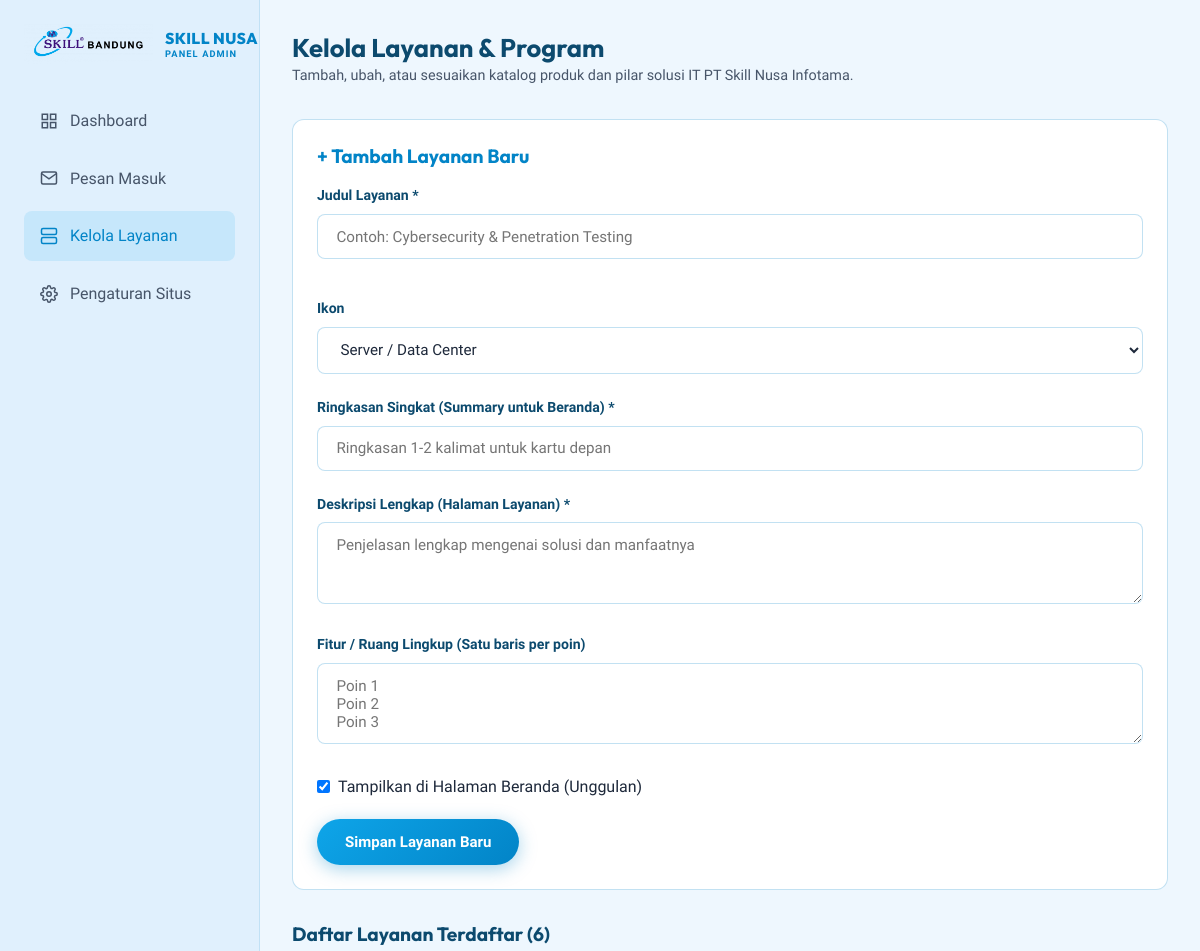
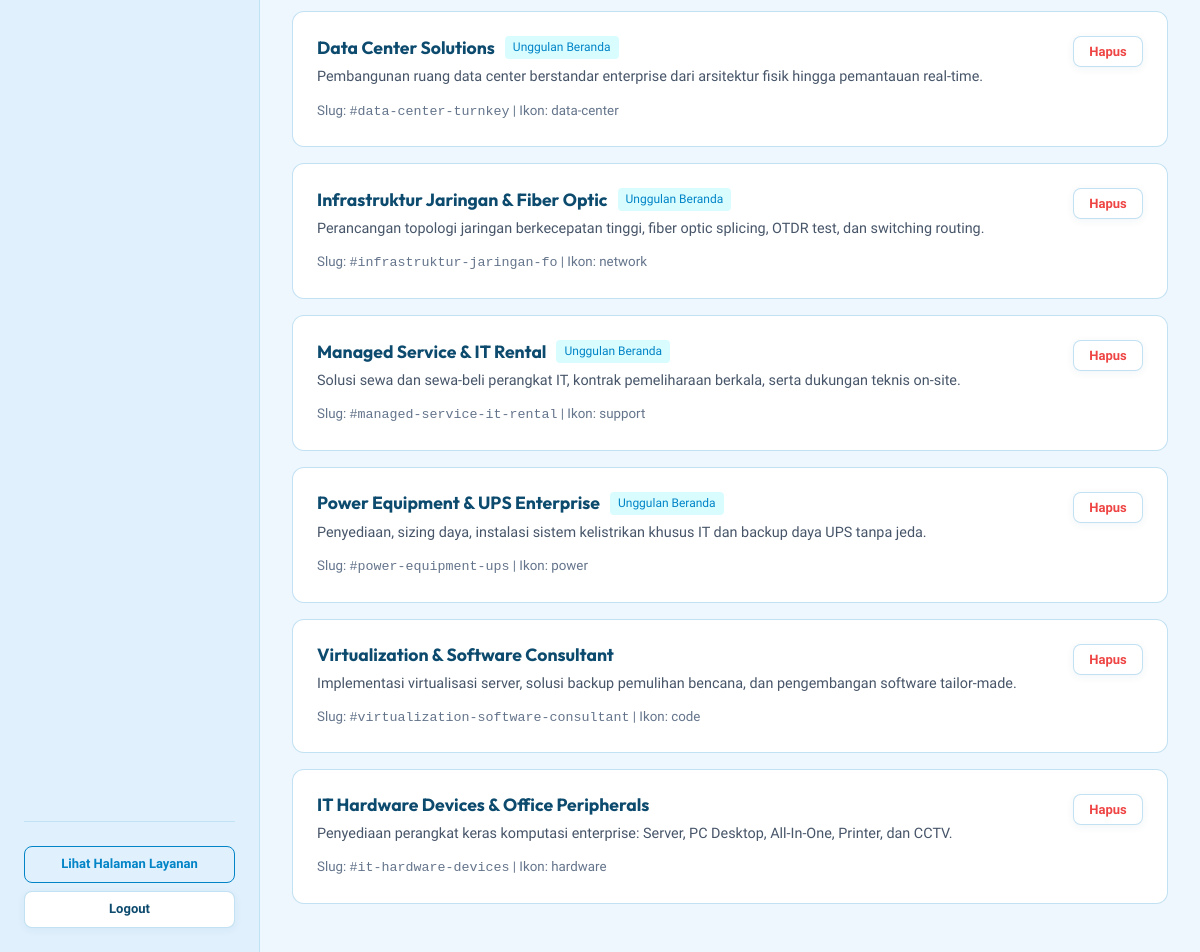
The app's page /admin/services.php (signed in) with its own data (2 pictures, top to bottom).
### tables this page shows
CREATE TABLE `services` (
  `id` INT AUTO_INCREMENT PRIMARY KEY,
  `title` VARCHAR(200) NOT NULL,
  `slug` VARCHAR(200) NOT NULL UNIQUE,
  `summary` VARCHAR(300) NOT NULL,
  `description` TEXT NOT NULL,
  `features` TEXT NULL,
  `icon` VARCHAR(100) NOT NULL DEFAULT 'server',
  `is_featured` TINYINT(1) NOT NULL DEFAULT 1,
  `display_order` INT NOT NULL DEFAULT 0,
  `created_at` TIMESTAMP DEFAULT CURRENT_TIMESTAMP
);

### config/database.php (called while the page is built, shortened)
<?php
function getDbConnection(): ?PDO {
    static $pdo = null;
    if ($pdo !== null) {
        return $pdo;
    }
    try {
        $dsn = "mysql:host=" . DB_HOST . ";port=" . DB_PORT . ";dbname=" . DB_NAME . ";charset=" . DB_CHARSET;
        $options = [
            PDO::ATTR_ERRMODE            => PDO::ERRMODE_EXCEPTION,
            PDO::ATTR_DEFAULT_FETCH_MODE => PDO::FETCH_ASSOC,
            PDO::ATTR_EMULATE_PREPARES   => false,
            PDO::ATTR_TIMEOUT            => 2,
        ];
        $pdo = new PDO($dsn, DB_USER, DB_PASS, $options);
        return $pdo;
    } catch (PDOException $e) {
        error_log("Database Connection Notice: " . $e->getMessage());
        return null;
    }
}
function getAllServices(): array {
    $db = getDbConnection();
    if ($db) {
        try {
            $stmt = $db->query("SELECT * FROM services ORDER BY display_order ASC, id ASC");
            $data = $stmt->fetchAll();
            if (!empty($data)) {
                return $data;
            }
        } catch (Exception $e) {}
    }
    $featured = getFeaturedServices(10);
    $extra = [
        [
            'id' => 5,
            'title' => 'Virtualization & Software Consultant',
            'slug' => 'virtualization-software-consultant',
            'summary' => 'Implementasi virtualisasi server, solusi backup pemulihan bencana, dan pengembangan software tailor-made.',
            'description' => 'Membantu transformasi digital perusahaan melalui konsolidasi server dengan platform virtualisasi, perancangan sistem backup otomatis, serta lisensi resmi dan pembuatan software kustom.',
            'features' => "Solusi Virtualisasi Server (VMware & Proxmox)\nSistem Disaster Recovery & Backup Terpadu\nPengembangan Software Tailor-Made Enterprise\nLisensi Resmi OS & Database (Linux, MS, Oracle, MySQL)\nIntegrasi API & Modifikasi Sistem Informasi",
            'icon' => 'code'
        ],
        [
            'id' => 6,
            'title' => 'IT Hardware Devices & Office Peripherals',
            'slug' => 'it-hardware-devices',
            'summary' => 'Penyediaan perangkat keras komputasi enterprise: Server, PC Desktop, All-In-One, Printer, dan CCTV.',
            'description' => 'Penyediaan menyeluruh perangkat keras IT untuk skala perkantoran, korporasi swasta, BUMN, perguruan tinggi, hingga rumah sakit dengan garansi resmi dan dukungan purna jual profesional.',
            'features' => "Enterprise Server & Micro Server\nPC Workstation & All-In-One High Spec\nBusiness Laptop & Ultrabook\nCCTV & Surveillance System Terintegrasi\nProjector & Smart Presentation Board",
            'icon' => 'hardware'
        ]
    ];
    return array_merge($featured, $extra);
}

### admin/services.php (the view, shortened to what this page needs)
<?php
require_once __DIR__ . '/../config/database.php';
$db = getDbConnection();
$services = getAllServices();
?>
<!DOCTYPE html>
<html lang="id">
<head>
  <link rel="stylesheet" href="../css/styles.css">
</head>
<body>
<div class="admin-layout">
  <aside class="admin-sidebar">
    <div class="brand">
      <img src="../assets/logo-original.png" alt="SkillNusa Logo" style="max-height: 40px;">
      <div class="brand-text">
        <span class="brand-title">SKILL NUSA</span>
        <span class="brand-sub">PANEL ADMIN</span>
      </div>
    </div>
    <ul class="admin-nav">
      <li><a href="index.php"><svg width="18" height="18" viewBox="0 0 24 24" fill="none" stroke="currentColor" stroke-width="2"><rect x="3" y="3" width="7" height="7"></rect><rect x="14" y="3" width="7" height="7"></rect><rect x="14" y="14" width="7" height="7"></rect><rect x="3" y="14" width="7" height="7"></rect></svg> Dashboard</a></li>
      <li><a href="messages.php"><svg width="18" height="18" viewBox="0 0 24 24" fill="none" stroke="currentColor" stroke-width="2"><path d="M4 4h16c1.1 0 2 .9 2 2v12c0 1.1-.9 2-2 2H4c-1.1 0-2-.9-2-2V6c0-1.1.9-2 2-2z"></path><polyline points="22,6 12,13 2,6"></polyline></svg> Pesan Masuk</a></li>
      <li><a href="services.php" class="active"><svg width="18" height="18" viewBox="0 0 24 24" fill="none" stroke="currentColor" stroke-width="2"><rect x="2" y="2" width="20" height="8" rx="2" ry="2"></rect><rect x="2" y="14" width="20" height="8" rx="2" ry="2"></rect><line x1="6" y1="6" x2="6.01" y2="6"></line><line x1="6" y1="18" x2="6.01" y2="18"></line></svg> Kelola Layanan</a></li>
      <li><a href="settings.php"> Pengaturan Situs</a></li>
    </ul>
    <div style="margin-top: auto; padding-top: 1.5rem; border-top: 1px solid var(--border-subtle);">
      <a href="../layanan.php" target="_blank" class="btn btn-outline btn-sm btn-block mb-2">Lihat Halaman Layanan</a>
      <a href="logout.php" class="btn btn-secondary btn-sm btn-block">Logout</a>
    </div>
  </aside>
  <main class="admin-main">
    <div style="margin-bottom: 2rem;">
      <h1 style="font-size: 1.6rem;">Kelola Layanan & Program</h1>
      <p style="color: var(--text-muted); font-size: 0.9rem;">Tambah, ubah, atau sesuaikan katalog produk dan pilar solusi IT PT Skill Nusa Infotama.</p>
    </div>
    <div class="form-card">
      <h3 style="font-size: 1.2rem; margin-bottom: 1rem; color: var(--accent-cyan);">+ Tambah Layanan Baru</h3>
      <form method="POST">
        <div class="form-row">
          <div class="form-group form-col">
            <label class="form-label">Judul Layanan *</label>
            <input type="text" name="title" class="form-control" placeholder="Contoh: Cybersecurity & Penetration Testing" required>
          </div>
          <div class="form-group form-col">
            <label class="form-label">Ikon</label>
            <select name="icon" class="form-control">
              <option value="server">Server / Data Center</option>
            </select>
          </div>
        </div>
        <div class="form-group">
          <label class="form-label">Ringkasan Singkat (Summary untuk Beranda) *</label>
          <input type="text" name="summary" class="form-control" placeholder="Ringkasan 1-2 kalimat untuk kartu depan" required>
        </div>
        <div class="form-group">
          <label class="form-label">Deskripsi Lengkap (Halaman Layanan) *</label>
          <textarea name="description" rows="3" class="form-control" placeholder="Penjelasan lengkap mengenai solusi dan manfaatnya" required></textarea>
        </div>
        <div class="form-group">
          <label class="form-label">Fitur / Ruang Lingkup (Satu baris per poin)</label>
          <textarea name="features" rows="3" class="form-control" placeholder="Poin 1&#10;Poin 2&#10;Poin 3"></textarea>
        </div>
        <div style="display: flex; gap: 1.5rem; align-items: center; margin-bottom: 1.25rem;">
          <label style="display: flex; align-items: center; gap: 8px; cursor: pointer;">
            <input type="checkbox" name="is_featured" value="1" checked>
            <span>Tampilkan di Halaman Beranda (Unggulan)</span>
          </label>
        </div>
        <button type="submit" class="btn btn-primary">Simpan Layanan Baru</button>
      </form>
    </div>
    <h3 style="font-size: 1.2rem; margin-bottom: 1rem;">Daftar Layanan Terdaftar (<?= count($services) ?>)</h3>
    <div class="services-list-admin">
      <?php foreach ($services as $srv): ?>
        <div class="service-admin-item">
          <div>
            <div style="display: flex; align-items: center; gap: 10px; margin-bottom: 6px;">
              <h4 style="font-size: 1.1rem; color: var(--text-heading);"><?= htmlspecialchars($srv['title']) ?></h4>
              <?php if (!empty($srv['is_featured'])): ?>
                <span style="font-size: 0.75rem; background: rgba(0,240,255,0.15); color: var(--accent-cyan); padding: 2px 8px; border-radius: 4px;">Unggulan Beranda</span>
              <?php endif; ?>
            </div>
            <p style="color: var(--text-muted); font-size: 0.9rem; margin-bottom: 8px;"><?= htmlspecialchars($srv['summary']) ?></p>
            <small style="color: var(--text-dim);">Slug: <code>#<?= htmlspecialchars($srv['slug']) ?></code> | Ikon: <?= htmlspecialchars($srv['icon']) ?></small>
          </div>
          <?php if ($db): ?>
            <div>
              <form method="POST" onsubmit="return confirm('Hapus layanan ini?');">
                <button type="submit" class="btn btn-secondary btn-sm" style="color: #ef4444;">Hapus</button>
              </form>
            </div>
          <?php endif; ?>
        </div>
      <?php endforeach; ?>
    </div>
  </main>
</div>
</body>
</html>

### admin/services.php (style rules this page uses)
.admin-layout { display: flex; min-height: 100vh; background: var(--bg-primary); }
.admin-sidebar { width: 260px; background: var(--bg-secondary); border-right: 1px solid var(--border-subtle); padding: 1.5rem; display: flex; flex-direction: column; }
.admin-main { flex: 1; padding: 2rem; overflow-y: auto; }
.admin-nav { list-style: none; padding: 0; margin: 2rem 0; display: flex; flex-direction: column; gap: 0.5rem; }
.admin-nav a { display: flex; align-items: center; gap: 0.75rem; padding: 0.75rem 1rem; border-radius: 8px; color: var(--text-muted); font-weight: 500; }
.admin-nav a:hover, .admin-nav a.active { background: var(--accent-cyan-dim); color: var(--accent-cyan); }
.service-admin-item { background: var(--bg-card); border: 1px solid var(--border-light); border-radius: 12px; padding: 1.5rem; margin-bottom: 1rem; display: flex; justify-content: space-between; align-items: flex-start; }
.form-card { background: var(--bg-card); border: 1px solid var(--border-light); border-radius: 12px; padding: 1.5rem; margin-bottom: 2rem; }

### records on screen
services: title "Data Center Solutions", is_featured "Unggulan Beranda", summary "Pembangunan ruang data center berstandar enterprise dari arsitektur fisik hingga pemantauan real-time.", slug "data-center-turnkey", icon "data-center"
services: title "Infrastruktur Jaringan & Fiber Optic", is_featured "Unggulan Beranda", summary "Perancangan topologi jaringan berkecepatan tinggi, fiber optic splicing, OTDR test, dan switching routing.", slug "infrastruktur-jaringan-fo", icon "network"
services: title "Managed Service & IT Rental", is_featured "Unggulan Beranda", summary "Solusi sewa dan sewa-beli perangkat IT, kontrak pemeliharaan berkala, serta dukungan teknis on-site.", slug "managed-service-it-rental", icon "support"
services: title "Power Equipment & UPS Enterprise", is_featured "Unggulan Beranda", summary "Penyediaan, sizing daya, instalasi sistem kelistrikan khusus IT dan backup daya UPS tanpa jeda.", slug "power-equipment-ups", icon "power"
services: title "Virtualization & Software Consultant", summary "Implementasi virtualisasi server, solusi backup pemulihan bencana, dan pengembangan software tailor-made.", slug "virtualization-software-consultant", icon "code"
services: title "IT Hardware Devices & Office Peripherals", summary "Penyediaan perangkat keras komputasi enterprise: Server, PC Desktop, All-In-One, Printer, dan CCTV.", slug "it-hardware-devices", icon "hardware"

### other values on screen
count($services) "6"
